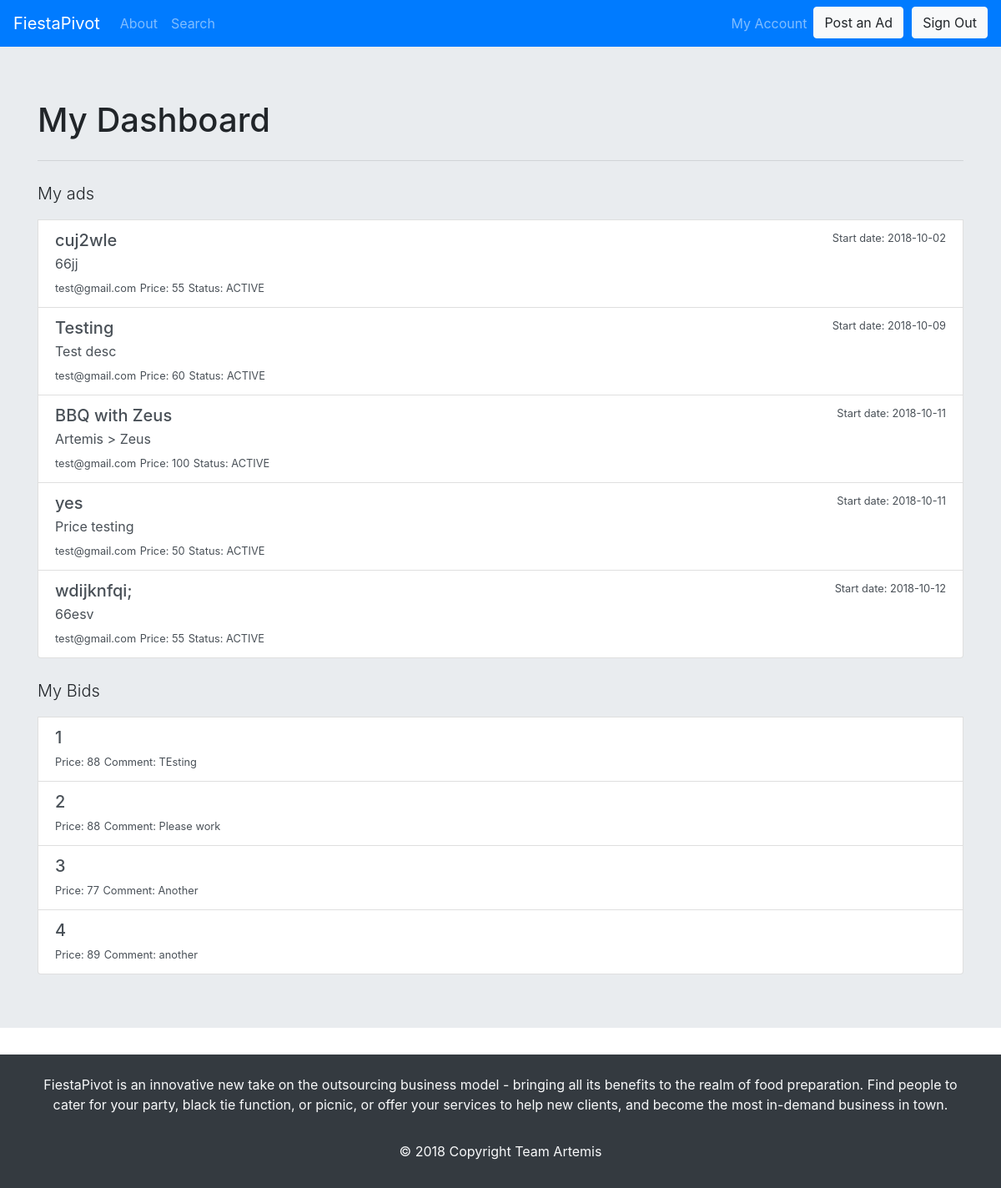
Before: /account (signed in) with the older database file.
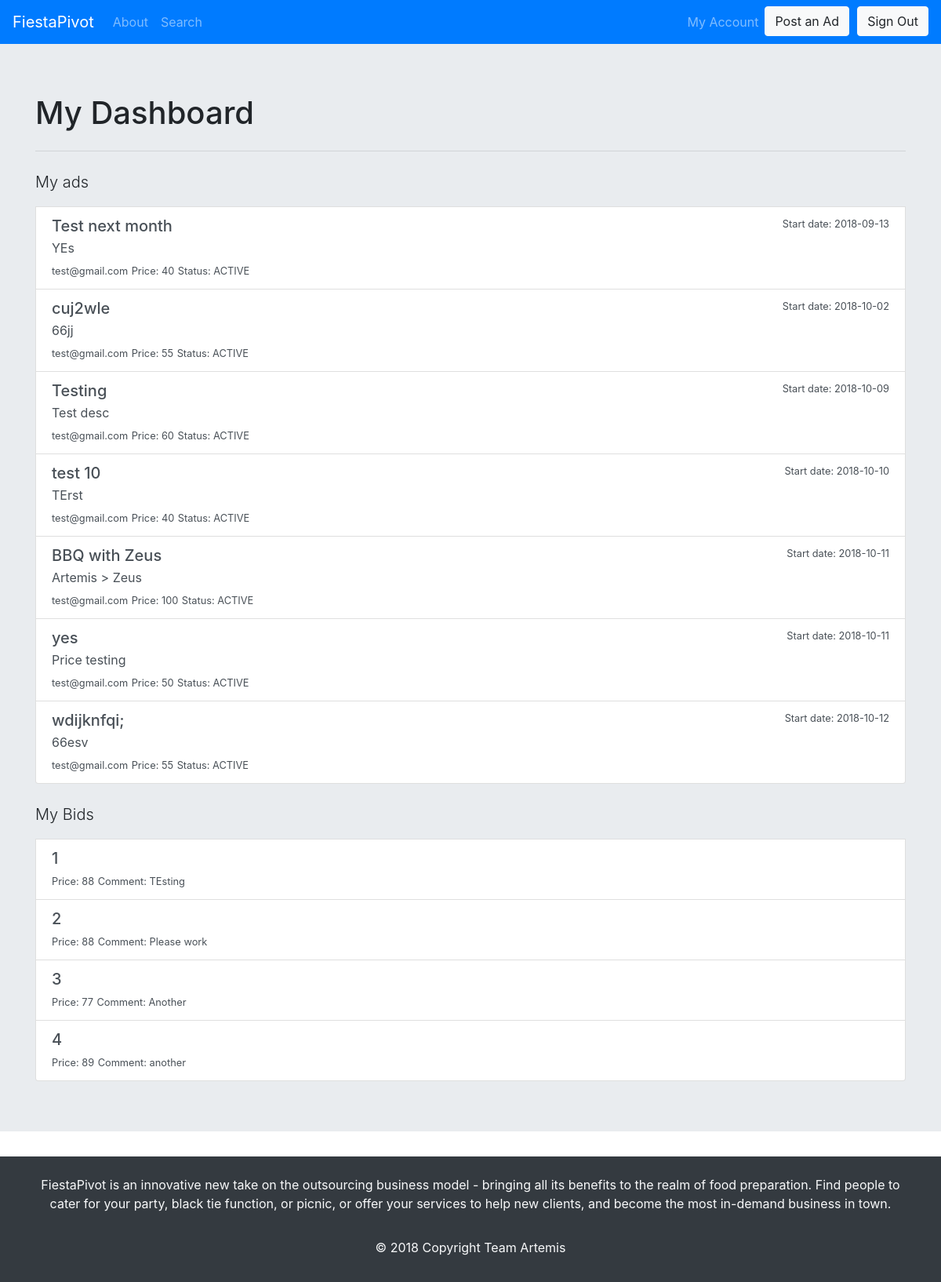
After: the same page with the newer database file.
### tables this page shows
CREATE TABLE ads(
    ID          INTEGER     PRIMARY KEY AUTOINCREMENT,
    userEmail   INTEGER     NOT NULL,
    title       TEXT        NOT NULL,
    price       DECIMAL     NOT NULL,
    city        TEXT        NOT NULL,
    state       TEXT        NOT NULL,
    descr       TEXT        NOT NULL,
    status      TEXT        NOT NULL,
    date        TEXT        NOT NULL,
    start_time  TEXT        NOT NULL,
    end_time    TEXT        NOT NULL,
    CONSTRAINT fk
        FOREIGN KEY (userEmail)
        REFERENCES accounts(email)
);

CREATE TABLE bids(
    ID          INTEGER     PRIMARY KEY AUTOINCREMENT,
    adID        INTEGER     NOT NULL,
    userEmail   INTEGER     NOT NULL,
    price       DECIMAL     NOT NULL,
    comment     TEXT,
    CONSTRAINT fk
        FOREIGN KEY (adID, userEmail)
        REFERENCES ads(ID, userEmail)
);

### routes.py (the view)
@app.route('/account',  methods=["GET", "POST"])
@login_required
def account():
	db = Database()
	ads = db.find_user_ads( current_user.get_id() )
	newAds = bubbleAds(ads)
	bids = db.find_user_bids( current_user.get_id() )
	return render_template("user-dashboard.html", ads=newAds, bids=bids)

### database.py (called while the page is built)
    def get_db(self):
        db = sqlite3.connect('database.db')
        return db

    def close(self, db):
        db.commit()
        db.close()

    def find_user_ads(self, email):
        db = self.get_db()
        cursor = db.cursor()
        cursor.execute("SELECT * FROM ads WHERE userEmail=?", (email, ))
        temp = cursor.fetchall()
        if temp == False:
            return False
        self.close(db)
        return temp

    def find_user_bids(self, email):
        db = self.get_db()
        cursor = db.cursor()
        cursor.execute("SELECT * FROM bids WHERE userEmail=?", (email, ))
        temp = cursor.fetchall()
        self.close(db)
        return temp

### functions.py (called while the page is built)
def bubbleAds(args):
    listCopy = copy.copy(args)
    i = (len(args) -1)
    upperbound = 0
    while (upperbound < len(args)):
        i = (len(args) - 1)
        while (i > upperbound):
            if (listCopy[i-1][8] > listCopy[i][8]):
                temp = listCopy[i]
                listCopy[i] = listCopy[i - 1]
                listCopy[i - 1] = temp
            i-= 1
        upperbound +=1
    return listCopy

### routes.py (called while the page is built)
def get_user(user_id):
	return User(user_id)

@login_manager.user_loader
def load_user(user_id):
	user = get_user(user_id)
	return user

	def get_id(self):
		return self.email

### templates/user-dashboard.html (shortened to what this page needs)
<!DOCTYPE html>
<html>
    <head>
        <link rel="stylesheet" type="text/css" media="screen" href="static/CSS/userDash.css" />
        <link rel="stylesheet" href="https://maxcdn.bootstrapcdn.com/bootstrap/4.0.0/css/bootstrap.min.css">
    </head>
    <body>
        <nav class="navbar navbar-expand-md navbar-dark bg-primary">
            <a class="navbar-brand abs" href="/">FiestaPivot</a>
            <div class="navbar-collapse collapse" id="collapsingNavbar">
                <ul class="navbar-nav">
                    <li class="nav-item">
                        <a class="nav-link" href="/about">About</a>
                    </li>
                    <li class="nav-item">
                        <a class="nav-link" href="/search">Search</a>
                    </li>
                </ul>
                <ul class="navbar-nav ml-auto">
                    <li class="nav-item">
                        <a class="nav-link" href="/account">My Account</a>
                    </li>
                    <li class="nav-item">
                        <a href="/post-ad">
                            <button type="button" class="btn btn-light">Post an Ad</button>
                        </a>
                    </li>
                    <li style="margin-left: 10px;" class="nav-item">
                        <a href="/logout">
                            <button type="button" class="btn btn-light">Sign Out</button>
                        </a>
                    </li>
                </ul>
            </div>
        </nav>
        <div class="jumbotron jumbotron-fluid">
          <div class="container">
            <h1 class="display-5">My Dashboard</h1>
            <hr class="my-4">
            <div id="active">
                <p class="lead">My ads</p>
                {% for ad in ads %}
                <a href="#" class="list-group-item list-group-item-action flex-column align-items-start" style="width: 100%;">
                    <div class="d-flex w-100 justify-content-between">
                        <h5 class="mb-1">{{ ad[2] }}</h5>
                        <small>Start date: {{ ad[8] }}</small>
                    </div>
                    <p class="mb-1">{{ ad[6] }}</p>
                    <small>{{ ad[1] }}</small>
                    <small>Price: {{ ad[3] }}</small>
                    <small>Status: {{ ad[7] }}</small>
                </a>
                {% endfor %}
            </div>
            <br>
            <div id="active">
                <p class="lead">My Bids</p>
                {% for bid in bids %}
                <a href="#" class="list-group-item list-group-item-action flex-column align-items-start" style="width: 100%;">
                    <div class="d-flex w-100 justify-content-between">
                        <h5 class="mb-1">{{ bid[0] }}</h5>
                    </div>
                    <small>Price: {{ bid[3] }}</small>
                    <small>Comment: {{ bid[4] }}</small>
                </a>
                {% endfor %}
            </div>
          </div>
        </div>
    </body>
    <footer class="page-footer font-small navbar-dark bg-dark pt-4">
        <div class="container text-center">
            <p class="text-light">
            FiestaPivot is an innovative new take on the outsourcing business model - bringing all its benefits to the realm of food preparation. Find people to cater for your party, black tie function, or picnic, or offer your services to help new clients, and become the most in-demand business in town.
            </p>
        </div>
        <div class="text-center py-3"><p class="text-light">© 2018 Copyright Team Artemis</div>
    </footer>
</html>

Changed rows visible on the page:
added ads: title "Test next month", date "2018-09-13", descr "YEs", userEmail "test@gmail.com", price "40", status "ACTIVE"
added ads: title "test 10", date "2018-10-10", descr "TErst", userEmail "test@gmail.com", price "40", status "ACTIVE"
